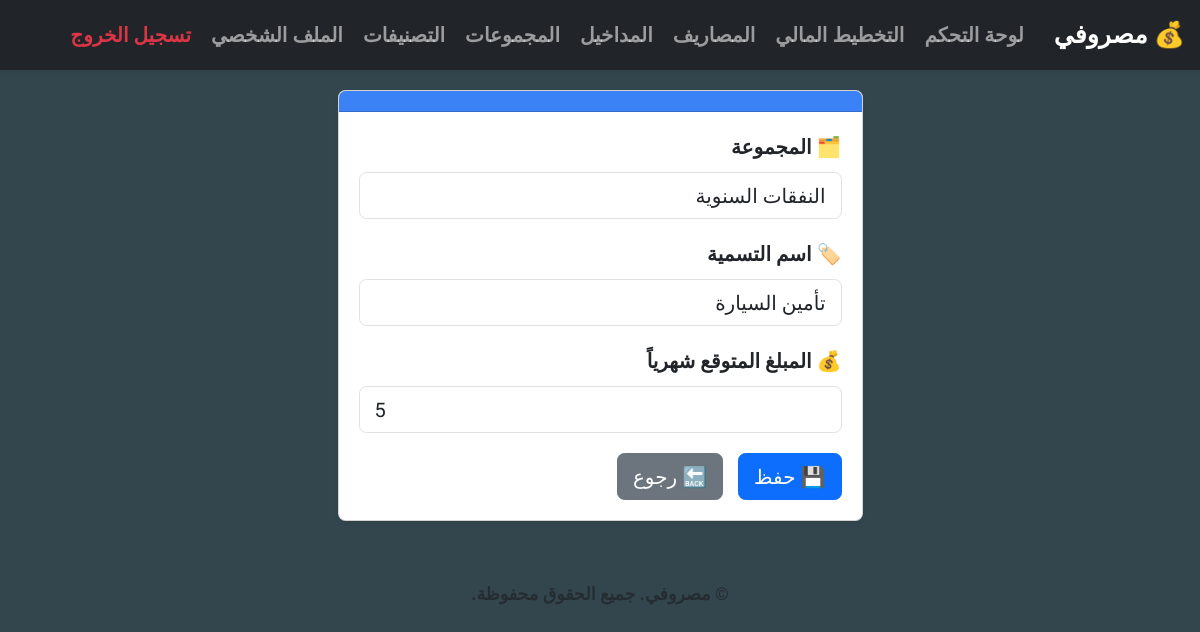
The page /labels/restore/2/ (signed in) on the database its author committed.
### expenses/models.py (models this page shows, shortened)
class Label(models.Model):
    user = models.ForeignKey(CustomUser, on_delete=models.CASCADE)
    group = models.ForeignKey(Group, on_delete=models.CASCADE, related_name='labels')
    name = models.CharField(max_length=100)
    expected_monthly = models.PositiveIntegerField(default=0)
    order = models.PositiveIntegerField()
    is_deleted = models.BooleanField(default=False)
    objects = UserScopedManager()
    class Meta:
        ordering = ['order']
        unique_together = ('user', 'group', 'name')

### expenses/views.py (the view, shortened to what this page needs)
# urls.py: path('labels/restore/<int:label_id>/', views.label_restore_view, name='label_restore_view'),
@login_required
def label_restore_view(request, label_id):
    next_url = request.GET.get('next') or request.POST.get('next') or reverse('label_list')
    label = get_object_or_404(Label, id=label_id, user=request.user)
    form = LabelForm(request.POST or None, instance=label, user=request.user)
    return render(request, 'label/label_form.html', {
        'form': form,
        'label': label,
        'next': next_url
    })

### expenses/forms.py (shortened to what this page needs)
class LabelForm(forms.ModelForm):
    class Meta:
        model = Label
        fields = ['group', 'name', 'expected_monthly']
        widgets = {
            'group': forms.Select(attrs={'class': 'form-control', 'placeholder': 'اسم المجموعة '}),
            'name': forms.TextInput(attrs={'class': 'form-control', 'placeholder': 'اسم المصروف '}),
            'expected_monthly': forms.NumberInput(attrs={'class': 'form-control', 'placeholder': 'المبلغ المتوقع'}),
        }
    def __init__(self, *args, **kwargs):
        self.user = kwargs.pop('user', None)
        super().__init__(*args, **kwargs)
        self.fields['group'].queryset = Group.objects.filter(user=self.user, is_deleted=False)

### expenses/models.py (called while the page is built)
    def __str__(self):
        return self.name

### expenses/templates/label/label_form.html (shortened to what this page needs)
{% extends 'base.html' %}
{% block content %}
<div class="container mt-4">
    <div class="row justify-content-center">
        <div class="col-md-6">
  <div class="card shadow-sm">
    <div class="card-header text-white text-center" >
    </div>
    <div class="card-body">
      <form method="post" novalidate>
        <div class="mb-3">
          <label for="id_group" class="form-label">🗂️ المجموعة</label>
          {{ form.group }}
        </div>
        <div class="mb-3">
          <label for="id_name" class="form-label">🏷️ اسم التسمية</label>
          {{ form.name }}
        </div>
        <div class="mb-3">
          <label for="id_expected_monthly" class="form-label">💰 المبلغ المتوقع شهرياً</label>
          {{ form.expected_monthly }}
        </div>
        <button type="submit" class="btn btn-primary">💾 حفظ</button>
        <a href="{% url 'label_list' %}" class="btn btn-secondary ms-2">🔙 رجوع</a>
      </form>
    </div>
  </div>
</div>
{% endblock %}

### static/css/styles.css (style rules this page uses)
:root { --bs-primary: #0d6efd; --bs-success: #198754; --bs-danger: #dc3545; --bs-warning: #ffc107; --bs-info: #0dcaf0; --bs-light: #f8f9fa; --bs-dark: #030E18FF; --bs-secondary: #6B7280; --bs-cardheader: #3B82F6; --bs-darknavy:#192E5AFF; --app-bg: #33464EFF; }
html { font-weight: bold; font-size: 20px; }
body { direction: rtl; text-align: right; font-weight: bold; background-color: var(--app-bg); font-family: 'Tajawal', sans-serif; }
input, select, textarea, label { font-weight: bold; }
.card { box-shadow: 0 2px 6px rgba(0,0,0,0.05); background-color: #fff; }
.card-header { background-color: var(--bs-cardheader); color: #fff; font-weight: 600; border-top-left-radius: 0.75rem; border-top-right-radius: 0.75rem; }

### rows shown on the page
Label: group "النفقات السنوية", name "تأمين السيارة", expected_monthly "5"
